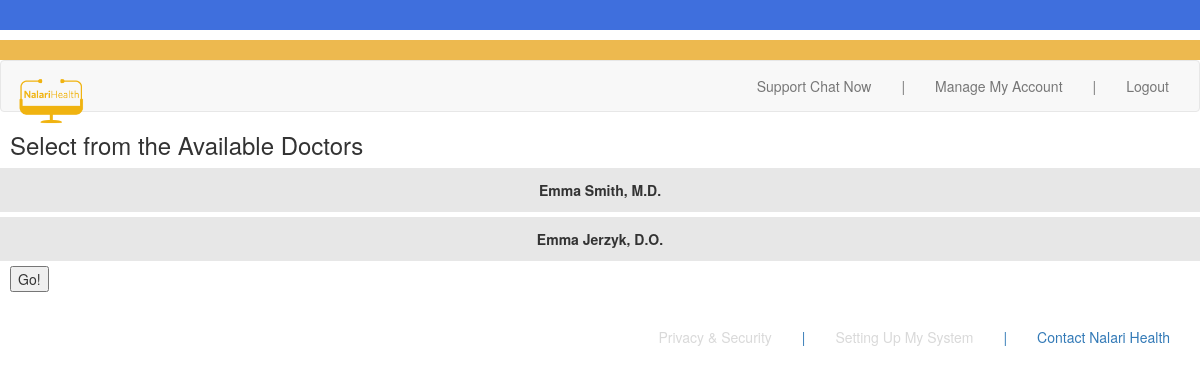
/zoom/create/ (signed in), run on the app's committed database.
### accounts/models.py (models this page shows, shortened)
class Doctor(models.Model):
	gen_user = models.ForeignKey(gen_user)
	MD = models.BooleanField(default=False)
	DO = models.BooleanField(default=False)
	online = models.BooleanField(default=False)
	def __str__(self):
		to_add = ''
		if self.MD:
			to_add = to_add + ', M.D.'
		if self.DO:
			to_add = to_add + ', D.O.'
		return self.gen_user.user.get_full_name() + to_add

class gen_user(models.Model):
	user = models.ForeignKey(User, unique=True)
	settings = models.ForeignKey(settings, default=1)
	picture = models.ForeignKey(picture, null=True)

### zoom/views.py (the view)
# urls.py: url(r'^zoom/', include('zoom.urls', namespace='zoom')),
@login_required
def zoom(request):
	if request.method == 'GET':
		doctor_list = Doctor.objects.filter(online=True)
		docs_avail = (len(doctor_list) > 0)
		context = {'doczoom' : 'doc' , 'doctor_list' : doctor_list, 'docs_avail' : docs_avail}
		return render(request, 'zoom/zoom.html', context)
	elif request.method == 'POST':
		api_key = '_U9QcLjZQuCJQfRLvREdxQ'
		api_secret = 'H8CjFAZfkH6hTiKCzF9rDG2mDemFeGI7LnWf'
		username = None
		zoom_id = None
		context = {}
		url = 'https://api.zoom.us/v1/meeting/create?api_key=' + api_key + '&api_secret=' + api_secret + '&data_type=JSON&host_id=' + zoom_id + '&topic=instappointment&type=1'
		r = requests.post(url)
		if 'start_url' in r.json():
			start_url = r.json()['start_url']
			doc_user = User.objects.get(username=request.POST['doctor'])
			context = {'doczoom' : 'zoom', 'start' : start_url}
			return render(request, 'zoom/zoom.html', context)
		else:
			context = {'info' : r.json()}
			return render(request, 'zoom/error.html', context)

### zoom/templates/zoom/zoom.html (shortened to what this page needs)
{% extends 'header.html' %}
{% block content %}
{% if doczoom == 'doc' %}
{% if docs_avail %}
<h3>Select from the Available Doctors</h3>
<form action="{% url 'zoom:zoom' %}" method="POST">
	{% for doctor in doctor_list %}
	<input type='radio' name='doctor' value='{{ doctor.gen_user.user.username }}' id='{{ doctor.gen_user.user.username }}'><label for='{{ doctor.gen_user.user.username }}'>{{ doctor }}</label><br>
	{% endfor %}
	<input type='submit' value='Go!'></input>
</form>
{% else %}
<h3>There are currently no doctors available.</h3>
<h5>Please try back again later.</h5>
{% endif %}
{% endif %}
{% endblock %}

### templates/default.html (style rules this page uses)
p, h1, h2, h3, h4, h5, input, label { margin-left: 10px; margin-right: 10px; }

### zoom/templates/zoom/zoom.html (style rules this page uses)
input[type=radio] + label { display:inline-block; margin-left: 0px; padding: 12px; background-color: #e7e7e7; border-color: #ddd; width: 100%; text-align: center; }

### data on the page
Doctor: MD+DO+gen_user "Emma Smith, M.D."
Doctor: MD+DO+gen_user "Emma Jerzyk, D.O."
